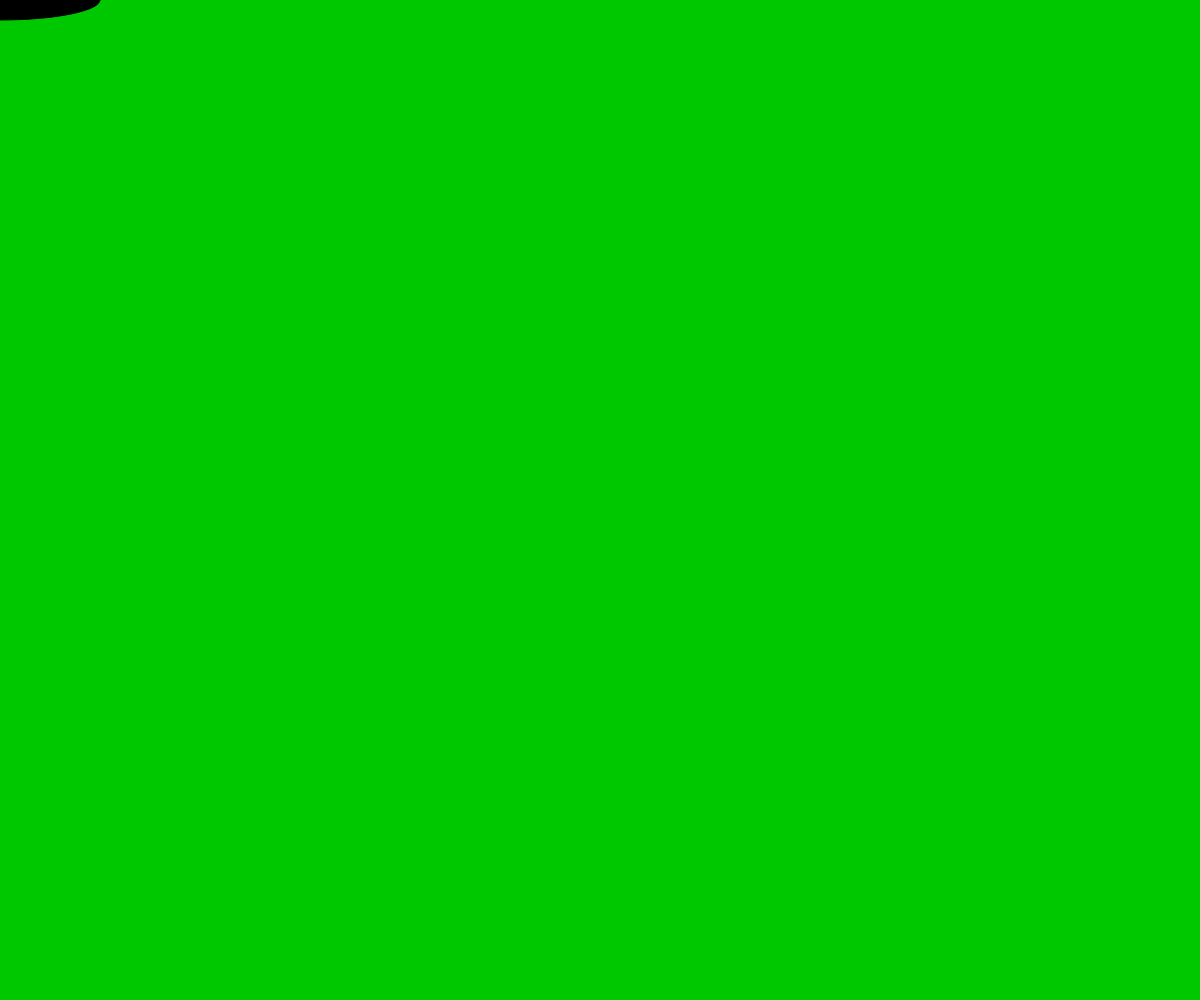
Frame 1 (no input)
Frame 60 (no input): identical to frame 1, image omitted
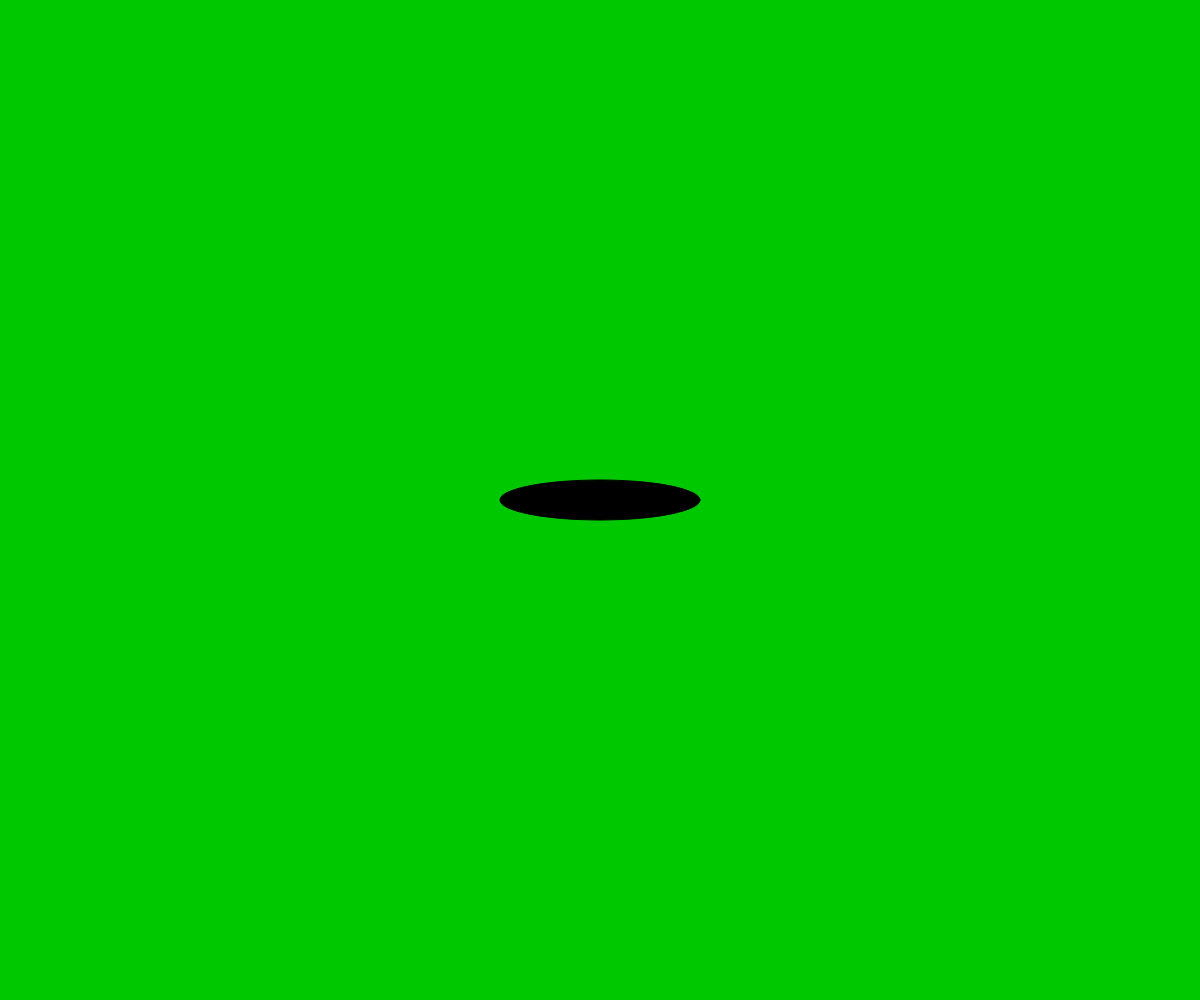
Frame 120 (the mouse pressed at the canvas centre since frame 60)

The p5.js sketch that drew these frames (run headless with seeded random() and noise() and a simulated clock; from frame 60 on, the mouse is pressed at the canvas centre):

// p5.js sketch
// ── sketch.js
// Project Title
// Your Name
// Date
//
// Extra for Experts:
// - describe what you did to take this project "above and beyond"

let  r = 0;

function setup() {
  createCanvas(windowWidth, windowHeight);
}

function draw() {
  background(0, 200, 0);
  fill(r,0,0);
  print(frameCount);
  ellipse(mouseX,mouseY, 200, 40);

}
function mousePressed(){
  if (r === 0){
    r === 255;
  }
  else{
    r = 0;
  }


}
